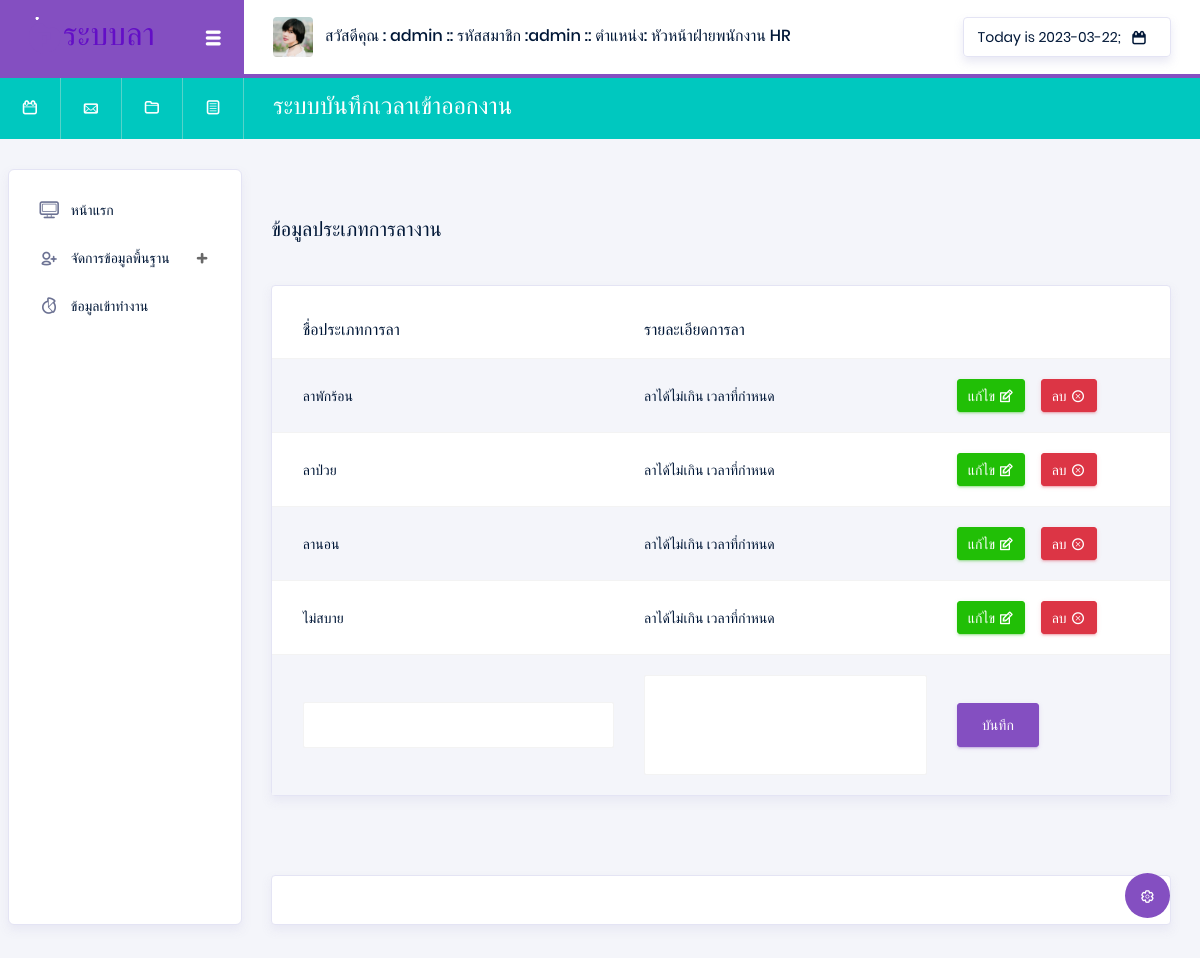
Page /index.php?p=peleave1 (signed in) on the earlier database version.
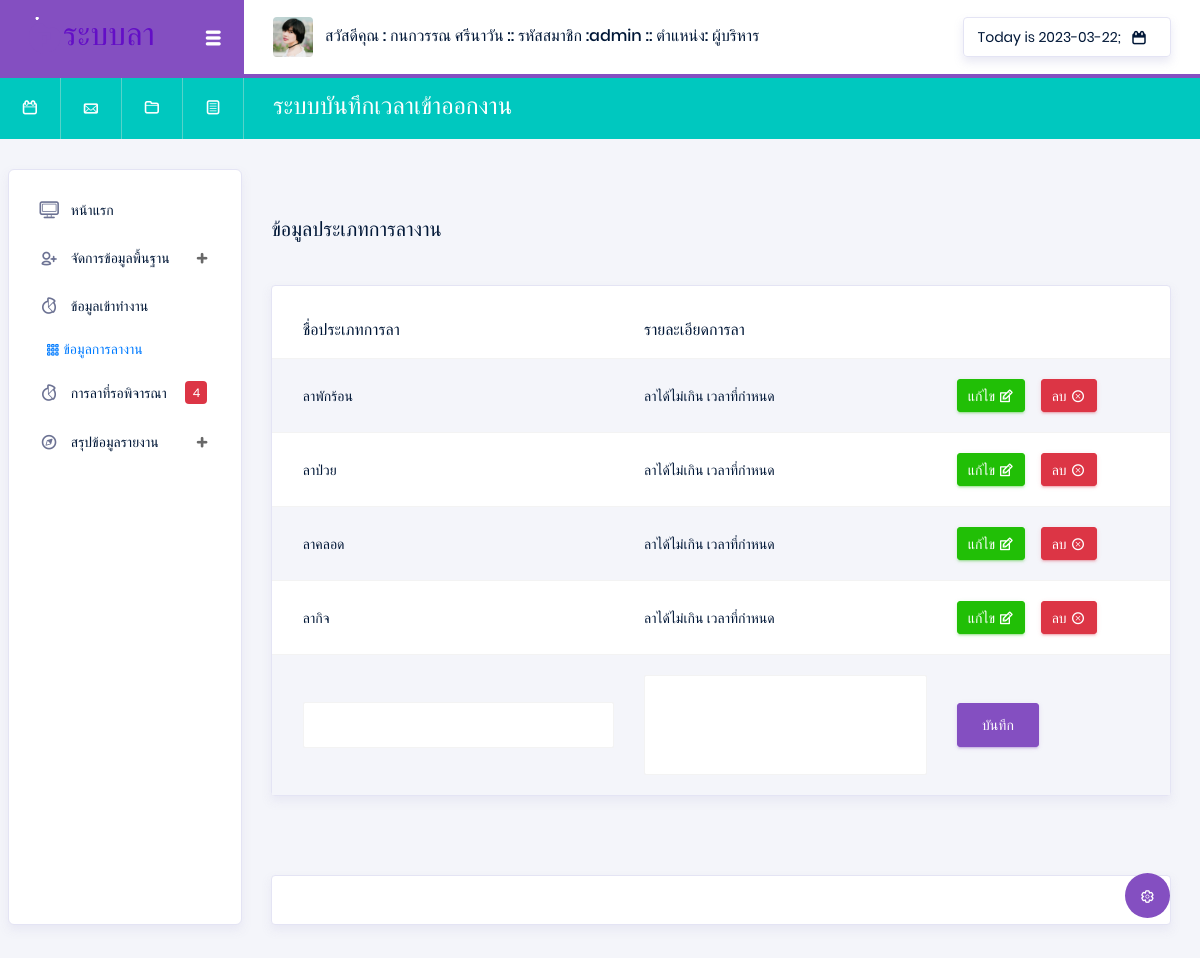
Same page on the later database version.
### tables this page shows
CREATE TABLE `position` (
  `Pos_id` varchar(13) NOT NULL,
  `Pos_name` varchar(50) NOT NULL,
  `user_group` int(11) NOT NULL
);

CREATE TABLE `typeleave` (
  `Type_id` varchar(13) NOT NULL,
  `Type_name` varchar(50) NOT NULL,
  `Type_details` text NOT NULL
);

### api/showData.php (called while the page is built, shortened)
<?php
$Pos_id = $_SESSION['Pos_id'];
@$ShowPosition = "SELECT * FROM position WHERE  Pos_id =  '$Pos_id' ";
@$SQLShowPosition = mysqli_query($con, $ShowPosition) or die("Error in query: $ShowPosition ");
while ($Showposition = mysqli_fetch_array($SQLShowPosition)) {
    @$Pos_name = $Showposition['Pos_name'];
}
@$typeleave = "SELECT * FROM typeleave ORDER BY Type_name DESC ";
@$Sqltypeleave = mysqli_query($con, $typeleave) or die("Error in query: $typeleave ");

### pages/system/peleave1.php (the view, shortened to what the changed rows need)
<div class="main-panel">
    <div class="content-wrapper">
        <br> <br>
        <?php
        extract(@$_GET);
        ?>
        <div class="row">
            <div class="col-xl-6 grid-margin stretch-card flex-column">
                <h5 class="mb-2 text-titlecase mb-4">ข้อมูลประเภทการลางาน</h5>
            </div>
        </div>
        <div class="row">
            <div class="col-md-12">
                <div class="card">
                    <div class="table-responsive pt-3">
                        <table class="table table-striped project-orders-table">
                            <thead>
                                <tr>
                                    <th>ชื่อประเภทการลา</th>
                                    <th>รายละเอียดการลา</th>
                                </tr>
                            </thead>
                            <tbody>
                                <?php
                                while ($Showpeleave = mysqli_fetch_array($Sqltypeleave)) {
                                ?>
                                    <tr>
                                        <td><?php echo $Showpeleave['Type_name'] ?></td>
                                        <td><?php echo $Showpeleave['Type_details'] ?></td>
                                        <td>
                                            <div class="d-flex align-items-center">
                                                <button type="button" data-toggle="modal" data-target="#addnullPeleave" onclick="edtiPeleave(Type_id ='<?php echo $Showpeleave['Type_id'] ?>')" class="btn btn-success btn-sm btn-icon-text mr-3">
                                                    แก้ไข
                                                    <i class="typcn typcn-edit btn-icon-append"></i>
                                                </button>
                                                <a href="./api/api_system.php?str=deletePeleave1&Type_id=<?php echo $Showpeleave['Type_id']; ?>" onclick="return confirm('คุณแน่ใจว่าจะลบข้อมูลใช่หรือไม่');" type="button" class="btn btn-danger btn-sm btn-icon-text">
                                                    ลบ
                                                    <i class="typcn typcn-delete-outline btn-icon-append"></i>
                                                </a>
                                            </div>
                                        </td>
                                    </tr>
                                <?php } ?>
                                <form class="forms-sample" action="./api/api_system.php" method="POST">
                                    <td> <input type="text" class="form-control" name="Type_name" id="Type_name" placeholder="" required> </td>
                                    <td> <textarea class="form-control" name="Type_details" id="Type_details" rows="5"></textarea></td>
                                    <td> <button type="submit" class="btn btn-primary" id="buttonY">บันทึก </button> </td>
                                </form>
                            </tbody>
                        </table>
                    </div>
                </div>
            </div>
        </div>
        <br><br>
    </div>
    <footer class="footer">
        <div class="card">
            <div class="card-body">
            </div>
        </div>
    </footer>
</div>

### Head.php (shortened to what the changed rows need)
<nav class="navbar col-lg-12 col-12 p-0 fixed-top d-flex flex-row">
  <div class="navbar-brand-wrapper d-flex justify-content-center">
    <div class="navbar-brand-inner-wrapper d-flex justify-content-between align-items-center w-100">
      <a class="navbar-brand brand-logo" href="#"><img src="images/logo-dark11.svg" alt="logo" /></a>
      <button class="navbar-toggler navbar-toggler align-self-center" type="button" data-toggle="minimize">
        <span class="typcn typcn-th-menu"></span>
      </button>
    </div>
  </div>
  <div class="navbar-menu-wrapper d-flex align-items-center justify-content-end">
    <ul class="navbar-nav mr-lg-2">
      <li class="nav-item nav-profile dropdown">
        <a class="nav-link" href="#" data-toggle="dropdown" id="profileDropdown">
          <img src="images/faces/face5.jpg" alt="profile" />
          <span class="nav-profile-name">
            สวัสดีคุณ : <?php echo $_SESSION['Emp_name']; ?>
            :: รหัสสมาชิก :<?php echo $_SESSION['Emp_id']; ?>
            :: ตำแหน่ง: <?php echo $Pos_name; ?> </span>
        </a>
      </li>
    </ul>
    <ul class="navbar-nav navbar-nav-right">
      <li class="nav-item nav-date dropdown">
        <a class="nav-link d-flex justify-content-center align-items-center" href="javascript:;">
          <h6 class="date mb-0"> <?php echo "Today is " . date("Y-m-d") ?>;</h6>
          <i class="typcn typcn-calendar"></i>
        </a>
      </li>
    </ul>
  </div>
</nav>
<nav class="navbar-breadcrumb col-xl-12 col-12 d-flex flex-row p-0">
  <div class="navbar-links-wrapper d-flex align-items-stretch">
    <div class="nav-link">
      <a href="javascript:;"><i class="typcn typcn-calendar-outline"></i></a>
    </div>
    <div class="nav-link">
      <a href="javascript:;"><i class="typcn typcn-mail"></i></a>
    </div>
    <div class="nav-link">
      <a href="javascript:;"><i class="typcn typcn-folder"></i></a>
    </div>
    <div class="nav-link">
      <a href="javascript:;"><i class="typcn typcn-document-text"></i></a>
    </div>
  </div>
  <div class="navbar-menu-wrapper d-flex align-items-center justify-content-end">
    <ul class="navbar-nav mr-lg-2">
      <li class="nav-item ml-0">
        <h4 class="mb-0">ระบบบันทึกเวลาเข้าออกงาน </h4>
      </li>
    </ul>
  </div>
</nav>
<div class="container-fluid page-body-wrapper">
  <div class="theme-setting-wrapper">
    <div id="settings-trigger"><i class="typcn typcn-cog-outline"></i></div>
  </div>

### ListNan.php (shortened to what the changed rows need)
<?php
@$leavefd = "SELECT * FROM `leave` WHERE  Leave_status = 1 ORDER BY Leave_date DESC;   ";
@$Sqlleavefd = mysqli_query($con, $leavefd) or die("Error in query: $leavefd ");
@$numd = mysqli_num_rows($Sqlleavefd);
?>
<nav class="sidebar sidebar-offcanvas" id="sidebar">
  <ul class="nav">
    <li class="nav-item">
      <a class="nav-link" href="index.php?p=Home">
        <i class="typcn typcn-device-desktop menu-icon"></i>
        <span class="menu-title">หน้าแรก</span>
      </a>
    </li>
    <li class="nav-item">
      <?php
      if ($_SESSION['user_group'] != '2') { ?>
        <a class="nav-link" data-toggle="collapse" href="#auth" aria-expanded="false" aria-controls="auth">
          <i class="typcn typcn-user-add-outline menu-icon"></i>
          <span class="menu-title">จัดการข้อมูลพื้นฐาน</span>
          <i class="menu-arrow"></i>
        </a>
      <?php  } ?>
    </li>
    <li class="nav-item">
      <a class="nav-link" href="index.php?p=timetable">
        <i class="typcn typcn-chart-pie-outline menu-icon"></i>
        <span class="menu-title">ข้อมูลเข้าทำงาน</span>
      </a>
    </li>
    <?php
    if ($_SESSION['user_group'] == '1' || $_SESSION['user_group'] == '3') { ?>
      <a class="nav-link" data-toggle="collapse" href="#tables" aria-expanded="false" aria-controls="tables">
        <i class="typcn typcn-th-small-outline menu-icon"></i>
        <span class="menu-title">ข้อมูลการลางาน</span>
      </a>
      <li class="nav-item">
        <a class="nav-link" href="index.php?p=leave1">
          <i class="typcn typcn-chart-pie-outline menu-icon"></i>
          <span class="menu-title">การลาที่รอพิจารณา </span>
          <div class="badge badge-danger"><?php echo $numd ?></div>
        </a>
      </li>
      <li class="nav-item">
        <a class="nav-link" data-toggle="collapse" href="#icons" aria-expanded="false" aria-controls="icons">
          <i class="typcn typcn-compass menu-icon"></i>
          <span class="menu-title">สรุปข้อมูลรายงาน</span>
          <i class="menu-arrow"></i>
        </a>
      </li>
    <?php } ?>
  </ul>
</nav>

Differences in the rows shown:
no longer on this page (row edited): position: Pos_name "หัวหน้าฝ่ายพนักงาน HR"
added position: Pos_name "ผู้บริหาร"
changed typeleave: Type_name "ลานอน" → "ลาคลอด"
changed typeleave: Type_name "ไม่สบาย" → "ลากิจ"
Other differences:
$_SESSION['Emp_name']: "admin" → "กนกวรรณ ศรีนาวัน"
$numd: (not shown) → "4"
text now shown: "ข้อมูลการลางาน การลาที่รอพิจารณา สรุปข้อมูลรายงาน"
